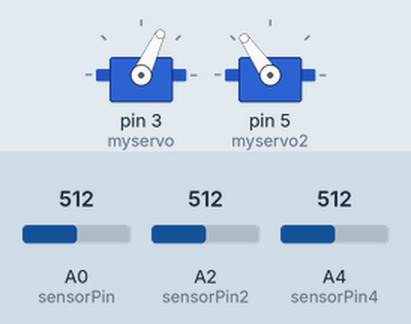
Bench run of a sketch on a simulated Arduino Uno, built with avr-gcc and run on an emulated ATmega328P. Parts: 2 × servo. Inputs (shaded band) come from the test bench; at power-on: A2 (sensorPin2) = 512, A0 (sensorPin) = 512, A4 (sensorPin4) = 512. What the sketch prints to the serial monitor is not drawn.

Above: at 1.2 s.
1.3 s: A2 (sensorPin2) set to 805
4.3 s: A2 (sensorPin2) set to 838
At 5.5 s:
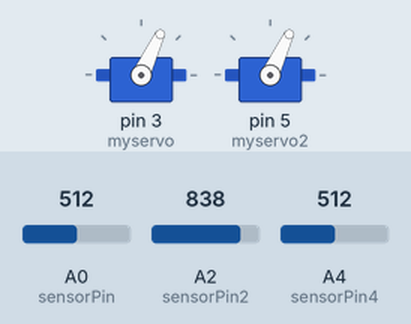
5.8 s: A0 (sensorPin) set to 805
8.8 s: A0 (sensorPin) set to 833
At 10.2 s:
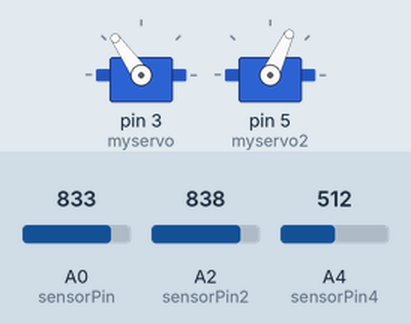
11.3 s: A0 (sensorPin) set to 716
At 12.7 s:
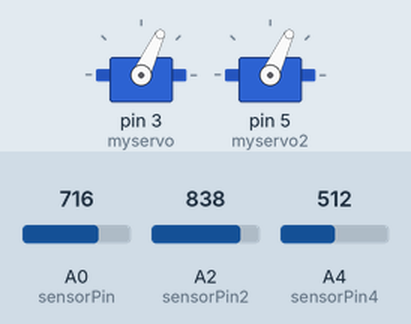
13.8 s: A0 (sensorPin) set to 900
At 15.3 s:
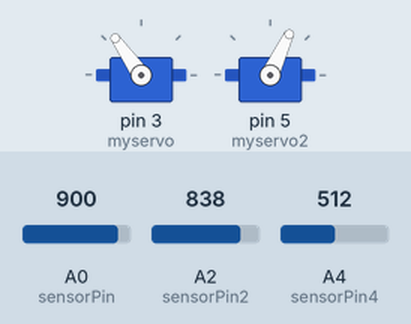
Timing chart, 0 to 16.8 s (numbered marks = the images above; inputs shaded):
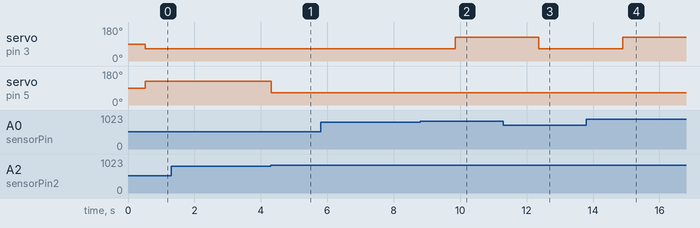

Measured:
- the behaviour switches between 819 and 820 on A2 (sensorPin2) (found by bisection; images 0 and 1)
- the behaviour switches between 819 and 820 on A0 (sensorPin) (found by bisection; images 1 and 2)
- after the input at 1.3 s, every drawn part: stays the same
- after the input at 4.3 s, servo on pin 5 (myservo2): 125° → 65° at once
- after the input at 5.8 s, every drawn part: stays the same
- after the input at 8.8 s, servo on pin 3 (myservo): 65° → 125° after 1.1 s
- after the input at 11.3 s, servo on pin 3 (myservo): 125° → 65° after 1.1 s
- after the input at 13.8 s, servo on pin 3 (myservo): 65° → 125° after 1.1 s

The sketch:

control_total_2_servo_con_3IR.ino
```cpp
/*
Alexandre Filgueira Lago --> http://botybot.wordpress.com/
*-*-*-*-*-**-*-*-*-*-**-*-*-*-*-**-*-*-*-*-**-*-*-*-*-**-*-*-*-*-*
*/
///// Control de dos servos con 3 sensores IR  segun los cuales si el sensorPin <40 para y decide en funcion de sensorPin2 y sensorPin4
//Problema con sensorPin, pues detecta mucho ruido, hay que separarlo para que funcione bien. --> Considerable mejora con la tecnica de smoothing
#include <Servo.h>

const int numReadings = 40; //numero de medidas para tomar en la media

int readings[numReadings];      // the readings from the analog input
int index = 0;                  // the index of the current reading
int total = 0;                  // the running total
int average = 0;                // la media
//////////////
Servo myservo;
Servo myservo2;
int pos = 0;    // variable to store the servo position

int sensorPin = 0; //pin analogico 0
int varSensor = 0;
int sensorPin2 = 2; //pin analogico 2
int varSensor2 = 0;
int sensorPin4 = 4; //pin analogico 4
int varSensor4 = 0;

void setup(){
  Serial.begin(9600);
    myservo.attach(3);  // attaches the servo on pin 3 to the servo object
    myservo2.attach(5);

  // initialize all the readings to 0:
  for (int thisReading = 0; thisReading < numReadings; thisReading++)
    readings[thisReading] = 0;
}

void loop(){//
// con esta funcion calcula la media de los sensores tomando  numReading medidas( en este caso 40 )
  // subtract the last reading:
  total= total - readings[index];
  // read from the sensor:
  readings[index] = analogRead(sensorPin);
  // add the reading to the total:
  total= total + readings[index];
  // advance to the next position in the array:
  index = index + 1;

  // if we're at the end of the array...
  if (index >= numReadings) {
    // ...wrap around to the beginning:
    index = 0;

  // calculate the average:
  average = total / numReadings;
  // send it to the computer as ASCII digits
  delay(2);        // delay in between reads for stability
  }
  else goto fin; // para que siga haciendo la media

/////////////AQUI SIGO
  varSensor = average;   // Coge el valor de la media en vez de directamente el sensor
  Serial.print(" Sensor = ");
  Serial.print(varSensor);


  if(varSensor < 100 ){ //visualizando con el monitor serie se observa que el sensor detecta distancias superiores a 30cm, por ejemplo 40*5/1023=0.19V que equivale a x cm
      Serial.println(" = Adelante ");
      myservo.attach(3);
      myservo2.attach(5);
      pos = 125 ;           // movimiento "adelante" rapido
      myservo.write(pos);
      pos = 65;
      myservo2.write(pos);
      delay(2000);
      goto fin;

  }
  else{
    Serial.println(" = Para");
    myservo.detach();  // desconecta la salida de myservo
    myservo2.detach();
    delay (500); //tiempo para que pare
  }

que_hacer:

  // subtract the last reading:
  total= total - readings[index];
  // read from the sensor:
  readings[index] = analogRead(sensorPin2);
  // add the reading to the total:
  total= total + readings[index];
  // advance to the next position in the array:
  index = index + 1;

  // if we're at the end of the array...
  if (index >= numReadings) {
    // ...wrap around to the beginning:
    index = 0;

  // calculate the average:
  average = total / numReadings;
  // send it to the computer as ASCII digits
  delay(2);        // delay in between reads for stability
  }
  else goto que_hacer;  // para que siga haciendo la media
/////////////////////////////////////////////
  varSensor2 = average;  // Coge el valor de la media en vez de directamente el sensor
  if(varSensor2 < 110 ){
    Serial.print(" Sensor2 = ");
    Serial.print(varSensor2);
    Serial.println(" Izquierda ");
    myservo.attach(3);
    myservo2.attach(5);
    pos = 65 ;           // movimiento "atras" rapido
    myservo.write(pos); // considero servo izquierda
    myservo2.write(pos); //considero servo derecha
    delay (1000); //timpo para que gire lo suficiente
    goto fin;
  }

    else{
derecha:     //se pueden hacer etiquetas apuntando al interior de bucles
        // subtract the last reading:
  total= total - readings[index];
  // read from the sensor:
  readings[index] = analogRead(sensorPin4);
  // add the reading to the total:
  total= total + readings[index];
  // advance to the next position in the array:
  index = index + 1;

  // if we're at the end of the array...
  if (index >= numReadings) {
    // ...wrap around to the beginning:
    index = 0;

  // calculate the average:
  average = total / numReadings;
  // send it to the computer as ASCII digits
  delay(2);        // delay in between reads for stability
  }
  else goto derecha;   // para que siga haciendo la media
      /////////////////////////////
      varSensor4 = average; // Coge el valor de la media en vez de directamente el sensor
      if(varSensor4 < 110){
        Serial.print(" Sensor4 = ");
        Serial.print(varSensor4);
        Serial.println(" Derecha ");
        myservo.attach(3);
        myservo2.attach(5);
        pos = 125 ;           // movimiento "adelante" rapido
        myservo.write(pos); // considero servo izquierda
        myservo2.write(pos); //considero servo derecha
        delay (1000); //timpo para que gire lo suficiente
        goto fin;
      }

      else{
        Serial.print(" Atras ");
        myservo.attach(3);
        myservo2.attach(5);
        pos = 65 ;           // movimiento "atras" rapido
        myservo.write(pos); // considero servo izquierda
        pos= 125;
        myservo2.write(pos); //considero servo derecha

        goto que_hacer;
      }
    }

fin:  ;
}

//////////////////////
// si pos< 95 aprox giro atras
// si pos > 95 aprox giro adelante
// 0 <= pos <= 180


//////////////////
```
